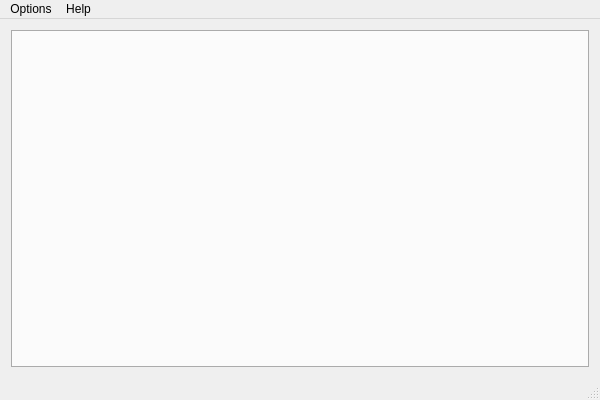
<?xml version="1.0" encoding="UTF-8"?>
<ui version="4.0">
 <class>XfstkDldrGui</class>
 <widget class="QMainWindow" name="XfstkDldrGui">
  <property name="geometry">
   <rect>
    <x>0</x>
    <y>0</y>
    <width>600</width>
    <height>400</height>
   </rect>
  </property>
  <property name="windowTitle">
   <string>XfstkDldrGui</string>
  </property>
  <widget class="QWidget" name="centralWidget">
   <layout class="QGridLayout" name="gridLayout_2">
    <item row="0" column="0">
     <layout class="QGridLayout" name="gridLayout">
      <item row="0" column="0">
       <widget class="QTabWidget" name="UserInterfaceTabDock">
        <property name="tabPosition">
         <enum>QTabWidget::South</enum>
        </property>
        <property name="currentIndex">
         <number>-1</number>
        </property>
       </widget>
      </item>
     </layout>
    </item>
   </layout>
  </widget>
  <widget class="QMenuBar" name="menuBar">
   <property name="geometry">
    <rect>
     <x>0</x>
     <y>0</y>
     <width>600</width>
     <height>25</height>
    </rect>
   </property>
   <widget class="QMenu" name="menuOptions">
    <property name="title">
     <string>Options</string>
    </property>
    <addaction name="actionModify_Settings"/>
   </widget>
   <widget class="QMenu" name="menuHelp">
    <property name="title">
     <string>Help</string>
    </property>
    <addaction name="actionAbout"/>
    <addaction name="actionDocumentation"/>
   </widget>
   <addaction name="menuOptions"/>
   <addaction name="menuHelp"/>
  </widget>
  <widget class="QStatusBar" name="statusBar"/>
  <action name="actionModify_Settings">
   <property name="icon">
    <iconset resource="xfstkresources.qrc">
     <normaloff>:/menu/options/icons/preferences-system-4.png</normaloff>:/menu/options/icons/preferences-system-4.png</iconset>
   </property>
   <property name="text">
    <string>Modify Settings</string>
   </property>
  </action>
  <action name="actionAbout">
   <property name="icon">
    <iconset resource="xfstkresources.qrc">
     <normaloff>:/menu/help/icons/xfstk.png</normaloff>:/menu/help/icons/xfstk.png</iconset>
   </property>
   <property name="text">
    <string>About</string>
   </property>
  </action>
  <action name="actionDocumentation">
   <property name="icon">
    <iconset resource="xfstkresources.qrc">
     <normaloff>:/menu/help/icons/help-browser-2.png</normaloff>:/menu/help/icons/help-browser-2.png</iconset>
   </property>
   <property name="text">
    <string>Documentation</string>
   </property>
  </action>
 </widget>
 <layoutdefault spacing="6" margin="11"/>
 <resources>
  <include location="xfstkresources.qrc"/>
 </resources>
 <connections/>
</ui>
